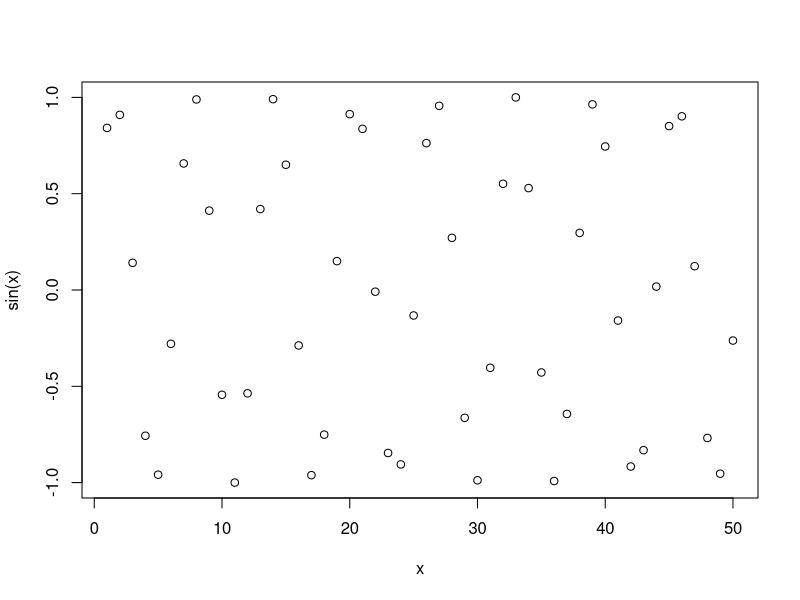
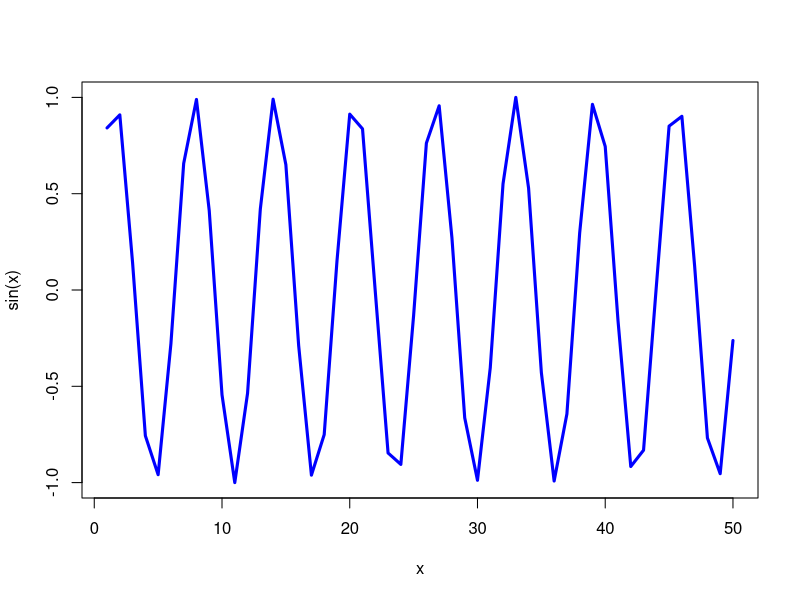

Recreate these plots in R, in order.
#' ---
#' title: "Class 4: Intro ro R"
#' author: "Safiya Sayd (A18027139)"
#' date: "May 3rd, 2014"
#' ---


x <- 1:50
plot(x, sin(x))
plot(x, sin(x), col="blue", type="l", lwd=3)
